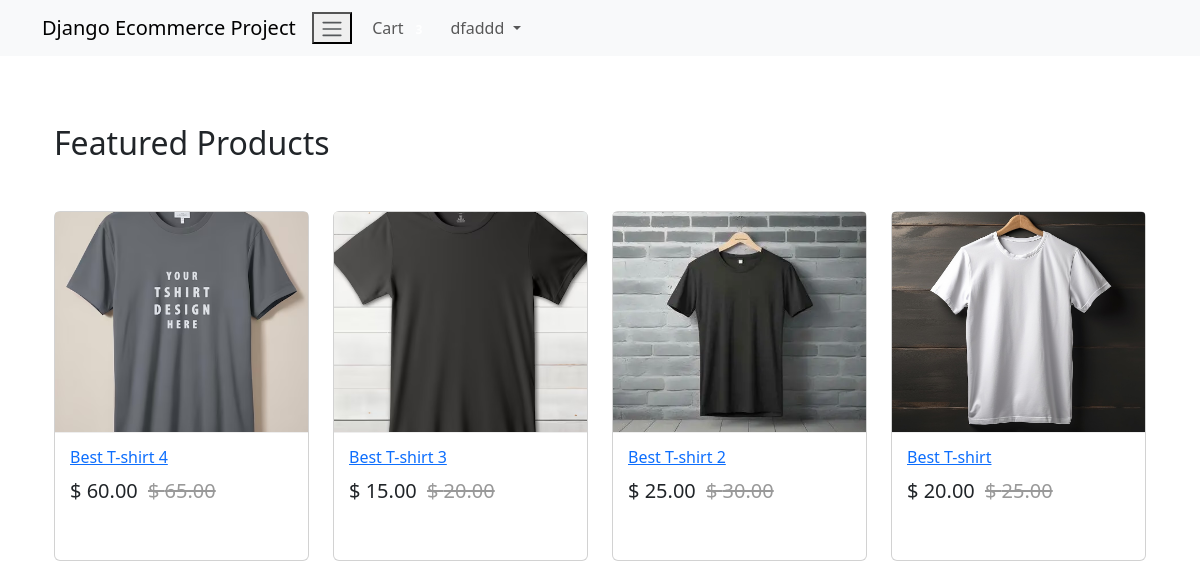
Page / (signed in) on the committed database.
### Ecom_Login/models.py (models this page shows, shortened)
class User(AbstractBaseUser, PermissionsMixin):
    email = models.EmailField(unique=True, null=False)
    is_staff = models.BooleanField(
        text_lazy('Staff'), default=False,
        help_text=text_lazy('Designates whether the user can log in the site')
    )
    is_active = models.BooleanField(
        text_lazy('active'),
        default=True,
        help_text=text_lazy('Designates whether this user should be treated as active')
    )
    USERNAME_FIELD = 'email'
    objects = MyUserManager()

class Profile(models.Model):
    user = models.OneToOneField(User, on_delete=models.CASCADE, related_name='profile')
    username = models.CharField(max_length=264, null=True, blank=True)
    full_name = models.CharField(max_length=264, null=True, blank=True)
    address = models.TextField(max_length=300, null=True, blank=True)
    city = models.CharField(max_length=40, null=True, blank=True)
    zipcode = models.CharField(max_length=10, null=True, blank=True)
    country = models.CharField(max_length=20, null=True, blank=True)
    phone = models.CharField(max_length=20, null=True, blank=True)
    date_joined = models.DateTimeField(auto_now_add=True)

### Ecom_Shop/models.py (models this page shows, shortened)
class Product(models.Model):
    main_image = models.ImageField(upload_to='Product')
    name = models.CharField(max_length=264)
    category = models.ForeignKey(Category, on_delete=models.CASCADE, related_name='category')
    preview_text = models.TextField(max_length=200, verbose_name='Preview Text')
    details_text = models.TextField(max_length=1000, verbose_name='Description')
    price = models.FloatField()
    old_price = models.FloatField(default=0.00)
    created = models.DateTimeField(auto_now_add=True)
    class Meta:
        ordering = ['-created',]

### Ecom_Shop/views.py (the view)
# urls.py: path('', views.Home.as_view(), name='home'),
class Home(ListView):
    model = Product
    template_name = 'Ecom_Shop/home.html'

### Ecom_Order/templatetags/cart_tag.py (called while the page is built)
@register.filter
def cart_total(user):
    order = Order.objects.filter(user=user, ordered=False)
    if order.exists():
        return order[0].orderitems.count()
    else:
        return 0

### templates/Ecom_Shop/home.html
{% extends 'base.html' %}
{% block body_block %}
<div class="container my-5">
    <h2 class="my-5">Featured Products</h2>
    <div class="row">
        {% for product in object_list %}
        <div class="col-md-6 col-sm-12 col-lg-3">
            <figure class="card card-product">
                <div class="img-wrap">
                    <img src="/media/{{product.main_image}}" style="width:100%; height:300px;">
                </div>
                <figcaption class="info-wrap">
                    <h6 class=title><a href="{% url 'Ecom_Shop:product_detail' pk=product.pk %}">{{ product.name }}</a></h6>
                    <div class="action-wrap">
                        <div class="price-wrap h5">
                            <span class="price-new"> $ {{ product.price|floatformat:2 }}</span>
                            <span class="price-old"><strike> $ {{ product.old_price|floatformat:2 }}</strike></span>
                        </div>
                    </div>
                </figcaption>
            </figure>
        </div>
        {% endfor %}
    </div>
</div>
{% endblock %}

### templates/base.html (shortened to what this page needs)
{% load static %}
<!doctype html>
<html lang="en">
  <head>
    <link rel="stylesheet" href="https://cdn.jsdelivr.net/npm/bootstrap@5.3.8/dist/css/bootstrap.min.css">
    <link rel="stylesheet" href="https://cdn.jsdelivr.net/npm/@fortawesome/fontawesome-free@6.6.0/css/fontawesome.min.css">
    <link rel="stylesheet" href="{% static 'css/main.css' %}">
  </head>
  <body>
    {% include 'navbar.html' %}
    <div class="container" style="padding-top:20px">
        {% block body_block %}
        {% endblock %}
    </div>
  </body>
</html>

### templates/navbar.html (shortened to what this page needs)
{% load cart_tag %}
<nav class="navbar navbar-expand-lg navbar-light bg-light">
    <div class="container">
        <a class="navbar-brand" href="{% url 'Ecom_Shop:home' %}">Django Ecommerce Project</a>
<button type="button" class="navbar-toggle" data-toggle="collapse" data-target="#navbarNav"
aria-control="navbarNav" aria-expanded="false" aria-label="Toggle navigation">
<span class="navbar-toggler-icon"></span>
</button>
<div class="collapse navbar-collapse" id="navbarNav">
    <ul class="navbar-nav ml-auto">
        {% if request.user.is_authenticated %}
        <li class="nav-item">
            <a class="nav-link" href="{% url 'Ecom_Order:cart' %}">
                <i class="fa fa-shopping-cart" aria-hidden="true"></i>Cart
            <span class="badge badge-light">{{ request.user | cart_total }}</span>
            </a>
        </li>
        <li class="nav-item dropdown">
            <a class="nav-link dropdown-toggle" href="" id="navbardropdown" role="button"
            data-toggle="dropdown" aria-hashpopup="true" aria-expanded="false">
             {{ request.user.profile.username }} </a>
        </li>
        {% else %}
        <li class="nav-item">
            <a href="{% url 'Ecom_Login:login' %}" class="btn btn-info btn-sm">Login</a>
            <a href="{% url 'Ecom_Login:signup' %}" class="btn btn-info btn-sm">Signup</a>
        </li>
        {% endif %}
    </ul>
</div>
    </div>
</nav>

### templates/base.html (style rules this page uses)
.card { height: 350px; }
.card-product:after { content: ""; display: table; clear: both; visibility: hidden; }
.card-product .price-new, card-product .price { margin-right: 5px; }
.card-product .price-old { color: #999; }
.card-product .img-wrap { border-radius: 3px 3px 0 0; overflow:hidden; position: relative; height: 220px; text-align: center; }
.card-product .img-wrap img { max-width: 100%; max-height: 100%; object-fit: cover; }
.card-product .info-wrap { overflow: hidden; padding: 15px; border-top: 1px solid #eee; }
.card-product .action-wrap { padding-top: 4px; margin-top: 4px; }
.card-product .title { margin-top: 0px; }

### rows in the picture
User: user.profile.username "dfaddd"
Product: main_image (picture), name "Best T-shirt 4", price "60.00", old_price "65.00"
Product: main_image (picture), name "Best T-shirt 3", price "15.00", old_price "20.00"
Product: main_image (picture), name "Best T-shirt 2", price "25.00", old_price "30.00"
Product: main_image (picture), name "Best T-shirt", price "20.00", old_price "25.00"
